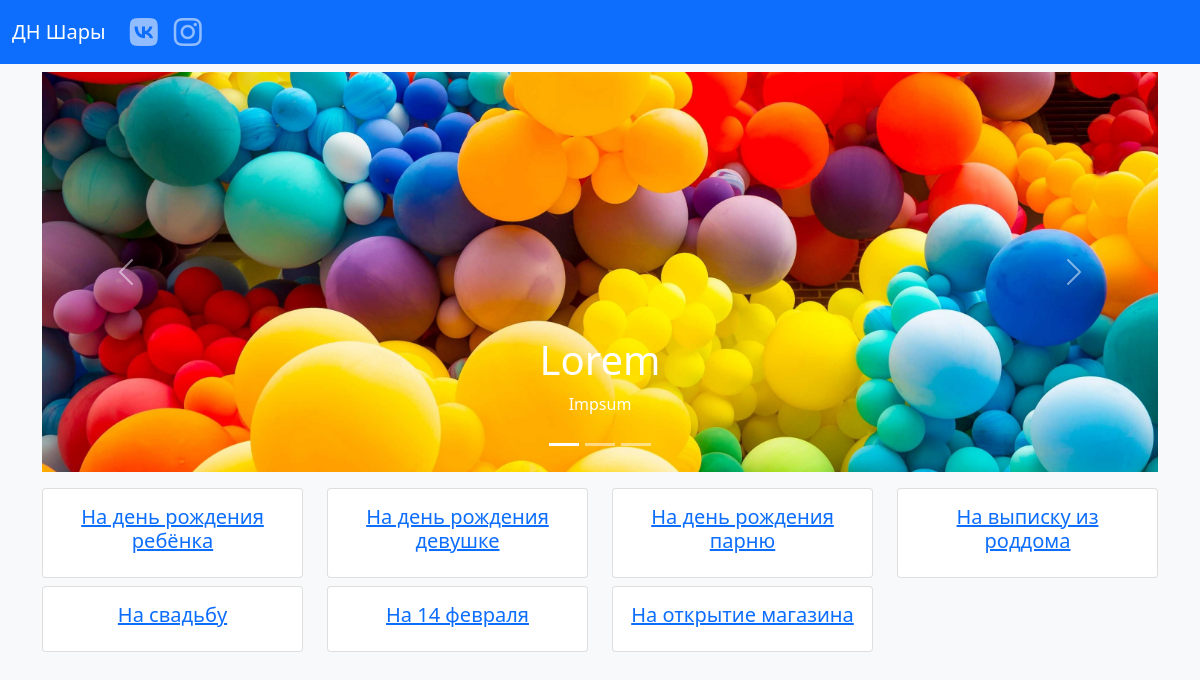
The page / on the database its author committed.
### tables this page shows
CREATE TABLE `products` (
  `id` int(11) NOT NULL,
  `user_id` int(11) NOT NULL,
  `category_id` int(11) NOT NULL,
  `image_name` varchar(55) NOT NULL,
  `title` varchar(255) NOT NULL,
  `description` text NOT NULL,
  `price` int(11) DEFAULT NULL
);

CREATE TABLE `categories` (
  `id` int(11) NOT NULL,
  `name` varchar(255) NOT NULL
);

### index.php (called while the page is built)
<?php
include 'header.php';
include 'home.php';
include 'footer.php';

### config.php (called while the page is built)
<?php
$dns = 'mysql:host=localhost;dbname=balloons;charset=utf8';
$user = 'root';
$password = '';

### includes/classes/Model.php (called while the page is built, shortened)
<?php
class Model
{
    protected $tableName;
    private $pdo;
    public function __construct() {
        include __DIR__ . '/../../config.php';
        $this->pdo = new PDO($dns, $user, $password);
        $this->pdo->setAttribute(PDO::ATTR_ERRMODE, PDO::ERRMODE_EXCEPTION);
    }
    private function query($sql, $params = [])
    {
        $query = $this->pdo->prepare($sql);
        $query->execute($params);
        $query->setFetchMode(PDO::FETCH_CLASS, get_called_class());
        return $query;
    }
    public function getAll($where = [], $params = [])
    {
        $sql = "SELECT * FROM $this->tableName";
        if ($where) {
            $sql .= ' WHERE ';
            foreach ($where as $key => $_) {
                $sql .= "$key = :$key AND ";
            }
            $sql = rtrim($sql, ' AND ');
        }
        if (isset($params['order_by'])) {
            if ($params['order_by'][0] === '-') {
                $sql .= ' ORDER BY ' . substr($params['order_by'], 1) . ' DESC';
            } else {
                $sql .= ' ORDER BY ' . $params['order_by'] . ' ASC';
            }
        }
        $query = $this->query($sql, $where);
        return $query->fetchAll();
    }
}

### includes/classes/ProductModel.php (called while the page is built, shortened)
<?php
include_once 'Model.php';
class ProductModel extends Model
{
    public function getImageUrl()
    {
        $httpsOrHttp = isset($_SERVER['HTTPS']) && $_SERVER['HTTPS'] === 'on' ? 'https' : 'http';
        $host = $_SERVER['HTTP_HOST'];
        $url = "/images/$this->image_name";
        return $httpsOrHttp . '://' . $host . $url;
    }
}

### home.php (the view, shortened to what this page needs)
<?php
include 'includes/classes/ProductModel.php';
$slides = (new ProductModel)->getAll(['category_id' => 1]);
$categories = (new CategoryModel)->getAll([], ['order_by' => 'id']);
$categories = array_slice($categories, 1);
?>
<div id="carouselExampleCaptions" class="carousel slide h-50" data-bs-ride="carousel">
    <div class="carousel-indicators">
        <?php foreach ($slides as $index => $slide): ?>
            <button type="button" data-bs-target="#carouselExampleCaptions" data-bs-slide-to="<?= $index  ?>" class="<?= $index === 0 ? 'active' : '' ?>"></button>
        <?php endforeach; ?>
    </div>
    <div class="carousel-inner">
        <?php foreach ($slides as $index => $slide): ?>
            <div class="carousel-item <?= $index === 0 ? 'active' : '' ?>">
                <img src="<?= $slide->getImageUrl() ?>" class="d-block w-100 h-100 slide" alt="...">
                <div class="carousel-caption">
                    <h1><?= $slide->title ?></h1>
                    <p><?= $slide->description ?></p>
                </div>
            </div>
        <?php endforeach; ?>
    </div>
    <button class="carousel-control-prev" type="button" data-bs-target="#carouselExampleCaptions" data-bs-slide="prev">
        <span class="carousel-control-prev-icon"></span>
    </button>
    <button class="carousel-control-next" type="button" data-bs-target="#carouselExampleCaptions" data-bs-slide="next">
        <span class="carousel-control-next-icon"></span>
    </button>
</div>
<div class="row mt-3">
    <?php foreach ($categories as $category): ?>
        <div class="col-sm-6 col-md-4 col-lg-3 mb-2">
            <div class="card">
                <div class="card-body">
                    <a href="/products?category=<?= $category->id ?>"><h5 class="card-title text-center"><?= $category->name ?></h5></a>
                </div>
            </div>
        </div>
    <?php endforeach; ?>
</div>

### styles.css (style rules this page uses)
.slide { object-fit: cover; }

### rows shown on the page
products: image_name (picture), title "Lorem", description "Impsum"
categories: name "На день рождения ребёнка"
categories: name "На день рождения девушке"
categories: name "На день рождения парню"
categories: name "На выписку из роддома"
categories: name "На свадьбу"
categories: name "На 14 февраля"
categories: name "На открытие магазина"
